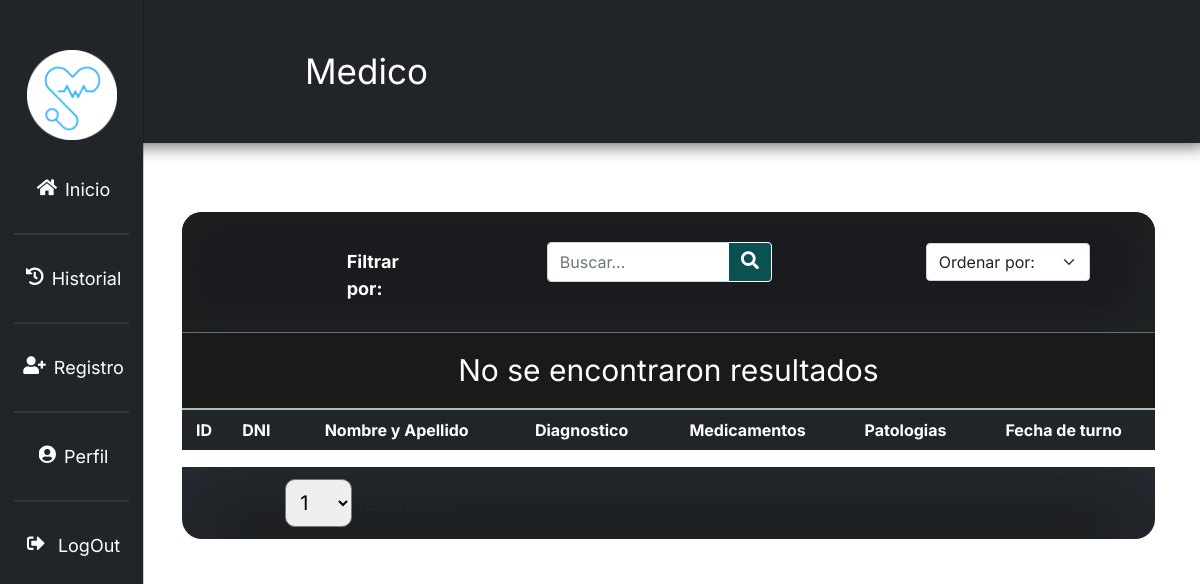
Page /Main/historial.php (signed in) on the earlier database version.
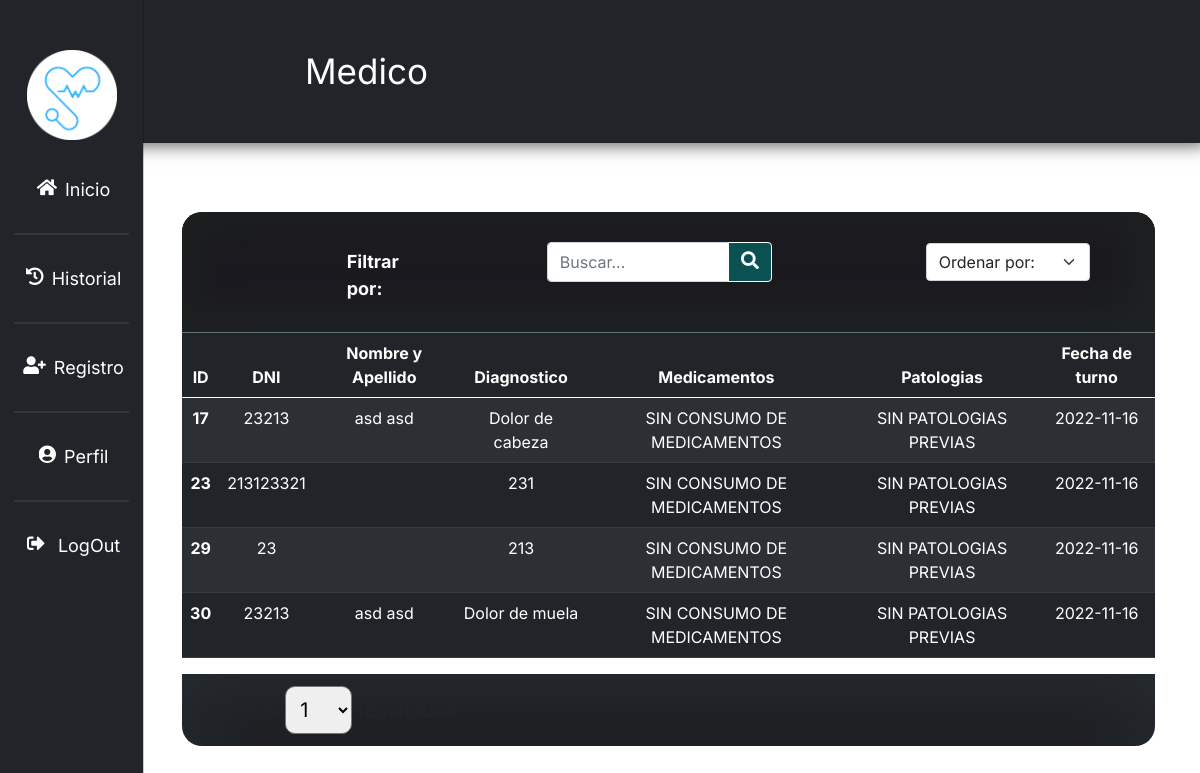
Same page on the later database version.
### tables this page shows
CREATE TABLE `turnos` (
  `id_turno` int(10) UNSIGNED NOT NULL,
  `dni` varchar(10) NOT NULL,
  `name_paciente` varchar(20) NOT NULL,
  `surname` varchar(20) NOT NULL,
  `diagnos` varchar(120) NOT NULL,
  `medicamentos` varchar(60) NOT NULL,
  `patologias` varchar(30) NOT NULL,
  `zona` varchar(15) NOT NULL,
  `fecha_turno` varchar(20) NOT NULL,
  `time` varchar(20) NOT NULL,
  `time_estimated` varchar(20) NOT NULL,
  `status` varchar(15) NOT NULL,
  `prioridad` int(11) NOT NULL
);

### Main/historial.php (the view, shortened to what this page needs)
<!DOCTYPE html>
<html>
<?php
include 'conection.php';
?>
<head>
    <link href="https://cdn.jsdelivr.net/npm/bootstrap@5.0.2/dist/css/bootstrap.min.css" rel="stylesheet">
    <link rel="stylesheet" href="https://cdnjs.cloudflare.com/ajax/libs/font-awesome/5.13.0/css/all.min.css">
    <link href="http://fonts.cdnfonts.com/css/ds-digital" rel="stylesheet">
    <link href="http://fonts.cdnfonts.com/css/roboto" rel="stylesheet">
    <link rel="stylesheet" href="css/bootstrap.min.css" />
    <link rel="stylesheet" href="https://cdn.jsdelivr.net/npm/bootstrap-icons@1.4.1/font/bootstrap-icons.css" />
    <link rel="stylesheet" href="css/dataTables.bootstrap5.min.css" />
    <link rel="stylesheet" href="css/style.css" />
</head>
<body>
    <header class="bg-dark">
        <nav class="up_nav"><span style="margin-left:205px; color:white; font-size:35px"><?php echo  $_SESSION['show'] ?></span>
        </nav>
        <center>
        <div class="offcanvas offcanvas-start sidebar-nav bg-dark" tabindex="-1" id="sidebar">
            <div class="offcanvas-body p-0">
                <nav class="navbar-dark">
                    <div class="navbar-nav">
                        <li>
                            <div class="text-muted small fw-bold text-uppercase px-3">
                                <h2 class="logo">
                                    <a style="text-decoration: none; margin:0;" href="index.php">
                                        <center><img src="./img/logo.png" height="90px"></center>
                                    </a>
                                </h2>
                            </div>
                        </li>
                        <div class="sb1">
                            <a class="side-links nav-link active px-3" style="margin-top: 20px;" href="index.php">
                                <span class="me-2 side-links-text"><i class="fas fa-home"></i>Inicio</span>
                            </a>
                        </div>
                        <div class="sb2">
                            <center>
                                <hr color="gray">
                            </center>
                            <a class="side-links nav-link px-3" href="historial.php">
                                <span class="me-2 side-links-text"><i class="fas fa-history"></i>Historial</span>
                            </a>
                        </div>
                        <div class="sb3">
                            <center>
                                <hr color="gray">
                            </center>
                            <a class="side-links nav-link px-3" href="register.php">
                                <span class="me-2 side-links-text"> <i class="fas fa-user-plus"></i>Registro</span>
                            </a>
                        </div>
                        <div class="sb4">
                            <center>
                                <hr color="gray" >
                            </center>
                            <a class="side-links nav-link px-3" href="profile.php">
                                <span class="me-2 side-links-text"><i class="fas fa-user-circle"></i>Perfil</span>
                            </a>
                        </div>
                        <div class="sb5">
                            <center>
                                <hr color="gray">
                            </center>
                            <a class="side-links nav-link px-3" href="close.php">
                                <span class="me-2 side-links-text"><i class="fas fa-sign-out-alt"></i> LogOut</span>
                            </a>
                        </div>
                    </div>
                </nav>
            </div>
        </div></center>
    </header>
    <div style="margin-left:11.4%;--bs-gutter-x:0;">
        <br>
        <div class="items-container display-flex row justify-content-center">
            <div class="col-11 row justify-content-center" style="margin: 25px auto;">
                <div class="header-tools row justify-content-center col-12" style="padding:30px 0 30px 0; margin-top:20px;">
                    <div class="col-4 d-flex justify-content-around row">
                        <div class="col-4">
                            <span class="fitrar_text">Filtrar por:</span>
                        </div>
                    </div>
                    <div class="col-4 justify-content-start">
                        <div class="col-9">
                            <form class="d-flex input-group" id="searchbar" method="GET">
                                <input class="form-control" type="search" name="seachbar_input" placeholder="Buscar..." aria-label="Search">
                                <button class="btn btn-primary" type="submit">
                                    <i class="fas fa-search"></i>
                                </button>
                            </form>
                        </div>
                    </div>
                    <div class="d-flex justify-content-end col-3" id="select">
                        <form action="" class="col-9" id="ordenador" method="post">
                            <select class="form-select" name="select_ordenador" onchange="selectOptionSort()" aria-label="Default select example">
                                <option value="" selected disabled>Ordenar por:</option>
                            </select>
                        </form>
                    </div>
                </div>
                <table class="table table-hover table-striped table-dark">
                    <thead style="text-align:center">
                        <tr>
                            <th>ID</th>
                            <th>DNI </th>
                            <th>Nombre y Apellido</th>
                            <th>Diagnostico</th>
                            <th>Medicamentos</th>
                            <th>Patologias</th>
                            <th>Fecha de turno</th>
                        </tr>
                    </thead>
                    <tbody style="text-align:center">
                        <?php
                        if (!empty($_POST['select_ordenador'])) {
                            $seleccionador = $_POST['select_ordenador'];
                        } else {
                            $seleccionador = "id_turno";
                        }
                        if (!empty($_SESSION['condicion_sb'])) {
                            $final_prompt = "";
                            $array = explode(",", $_SESSION['condicion_sb']);
                            foreach ($array as $key) {
                                $final_prompt .= " AND
                (dni LIKE '%" . $key . "%' OR patologias LIKE '%" . $key . "%' OR name_paciente LIKE '%" . $key . "%' OR medicamentos LIKE '%" . $key . "%' OR diagnos LIKE '%" . $key . "%')";
                            }
                        } else {
                            $final_prompt = "";
                        }
                        if (!empty($_SESSION['n-entries'])) {
                            $limit = $_SESSION['n-entries'];
                        } else {
                            $limit = 10;
                        }
                        if (empty($page)) {
                            $start = 0;
                        } else {
                            $start = ($page - 1) * $limit;
                        }
                        $sql = "SELECT * FROM turnos WHERE status = 'ACCEPT' " . $final_prompt . "
        ORDER BY " . $seleccionador . "
        LIMIT " . $start . "," . $limit . "";
                        $resultado = mysqli_query($con, $sql);
                        if (mysqli_num_rows($resultado) == 0) {
                            echo '
            <p style = "
            font-size:30px;
            background-color: #1a1a1a;
            margin:0;
            padding: 15px;
            text-align: center;
            border-bottom:2px solid #a7c4af ;
            ">
                No se encontraron resultados
            </p>
            ';
                        }
                        while ($fila = mysqli_fetch_array($resultado)) {
                        ?>
                            <tr>
                                <th><?php print($fila['id_turno']); ?></th>
                                <td><?php print($fila['dni']); ?></td>
                                <td><?php print($fila['name_paciente'] . ' ' . $fila['surname']); ?></td>
                                <td><?php print($fila['diagnos']); ?></td>
                                <td><?php print($fila['medicamentos']); ?></td>
                                <td><?php print($fila['patologias']); ?></td>
                                <td><?php print($fila['fecha_turno']); ?></td>
                            </tr>
                        <?php
                        }
                        ?>
                    </tbody>
                </table>
                <div class="footer-tools">
                    <form class="list-items dark" id="maxResultados" action="" method="POST">
                        <select name="n-entries" id="n-entries" class="n-entries" onchange="selectMaxResultados()">
                            <option value="1">1</option>
                        </select>
                    </form>
                    <div class="pages">
                    </div>
                </div>
            </div>
        </div>
    </div>
</body>
</html>

### Main/css/index.css (style rules this page uses)
* { padding: 0; margin: 0; box-sizing: border-box; overflow-x: hidden; }
body { font-family: 'Raleway', sans-serif; }
body { min-height: 100vh; background-color: #dbf1fa; overflow-x: hidden; color: #fff }
header { margin-top: 0px; position: flex; display: flex; background-color: #bfe0ec; color: rgb(107, 29, 29); top: 0; left: 0; width: 100%; height: 0%; padding: 45px 100px; justify-content: space-between; align-items: center; box-shadow: 2px -1px 16px 4px rgba(0, 0, 0, 0.59); -webkit-box-shadow: 2px -1px 16px 4px rgba(0, 0, 0, 0.59); -moz-box-shadow: 2px -1px 16px 4px rgba(0, 0, 0, 0.59); }
.me-2 { font-size: 20px; height: 40px; }
.logo { color: #fff; font-weight: 900; text-decoration: none; font-size: 1em; text-transform: uppercase; letter-spacing: 2px; }
.d-flex button { height: 40px; background-color: #0a5252; color: #fff; border-color: #fff; font-size: 18px; text-align: center; font-weight: 600; }
.btn-primary { overflow-y: hidden; }
.me-2 { justify-content: center; align-items: center; }
.side-links { width: 100%; display: flex; justify-content: center; align-items: center; margin: 6px; transition: 2s; }
.side-links-text { font-size: 30px; color: white; }
.side-links .fas { margin-right: 8px; padding-top: 2px; }

### Main/css/historial.css (style rules this page uses)
a { text-decoration: none; }
:root { --dt-padding: 12px; --dt-padding-sm: 6px; --dt-padding-xsm: 2px; --dt-border-color: #ddd; --dt-border-color-02: #ccc; --dt-cell-color: #232323; --dt-hover-color: #206e70; --dt-sorted-color: rgba(0,0,0,0.1); --dt-bg-color: #eee; --dt-bg-active-button: #eee; --dt-text-color-button: #222; --dt-text-color-active-button: #000; }
.header-tools { border-bottom: solid 1px #667173; padding: var(--dt-padding); display: flex; align-items: baseline; background-color: #1b1b20; border-radius:20px 20px 0 0; box-shadow: inset 16px 16px 43px #1d1f20, inset -16px -16px 43px #212526; }
.fitrar_text { font-weight: bolder; font-size: 18px; color: white; }
.footer-tools { padding: var(--dt-padding); display: flex; align-items: baseline; background-color: #1a1b1c; margin-top: -1.2%; border-radius:0 0 20px 20px; box-shadow: 1px 23px 82px -3px rgba(92,112,145,0.22) inset; -webkit-box-shadow: 1px 23px 82px -3px rgba(92,112,145,0.22) inset; -moz-box-shadow: 1px 23px 82px -3px rgba(92,112,145,0.22) inset; }
#maxResultados { margin-left: 12px; }
.n-entries { padding: 10px; border-radius: 10px; }
.list-items { font-size: 20px; }
p { color: white; }

### Main/css/style.css (style rules this page uses)
body, button { font-family: "Inter", sans-serif; }
:root { --offcanvas-width: 200px; --topNavbarHeight: 0px; }
.sidebar-nav { width: 12%; background-color: #bfe0ec; }
@media (min-width: 992px) { body { overflow: auto !important; } }
@media (min-width: 992px) { .sidebar-nav { -webkit-transform: none; transform: none; visibility: visible !important; height: calc(100% - var(--topNavbarHeight)); top: var(--topNavbarHeight); } }
.navbar-nav li { overflow-y: hidden; }
.sidebar-nav { padding-top: 50px; }
.side-links-text { font-size: 18px; }
.offcanvas hr { width: 80%; border: 1px solid rgb(105, 105, 105); align-items: center; align-content: center; }

Differences in the rows shown:
now on this page (row edited): turnos: id_turno "17", dni "23213", name_paciente "asd", surname "asd", diagnos "Dolor de cabeza", medicamentos "SIN CONSUMO DE MEDICAMENTOS", patologias "SIN PATOLOGIAS PREVIAS", fecha_turno "2022-11-16"
added turnos: id_turno "23", dni "213123321", diagnos "231", medicamentos "SIN CONSUMO DE MEDICAMENTOS", patologias "SIN PATOLOGIAS PREVIAS", fecha_turno "2022-11-16"
added turnos: id_turno "29", dni "23", diagnos "213", medicamentos "SIN CONSUMO DE MEDICAMENTOS", patologias "SIN PATOLOGIAS PREVIAS", fecha_turno "2022-11-16"
added turnos: id_turno "30", dni "23213", name_paciente "asd", surname "asd", diagnos "Dolor de muela", medicamentos "SIN CONSUMO DE MEDICAMENTOS", patologias "SIN PATOLOGIAS PREVIAS", fecha_turno "2022-11-16"
Other differences:
text no longer shown: "No se encontraron resultados"
